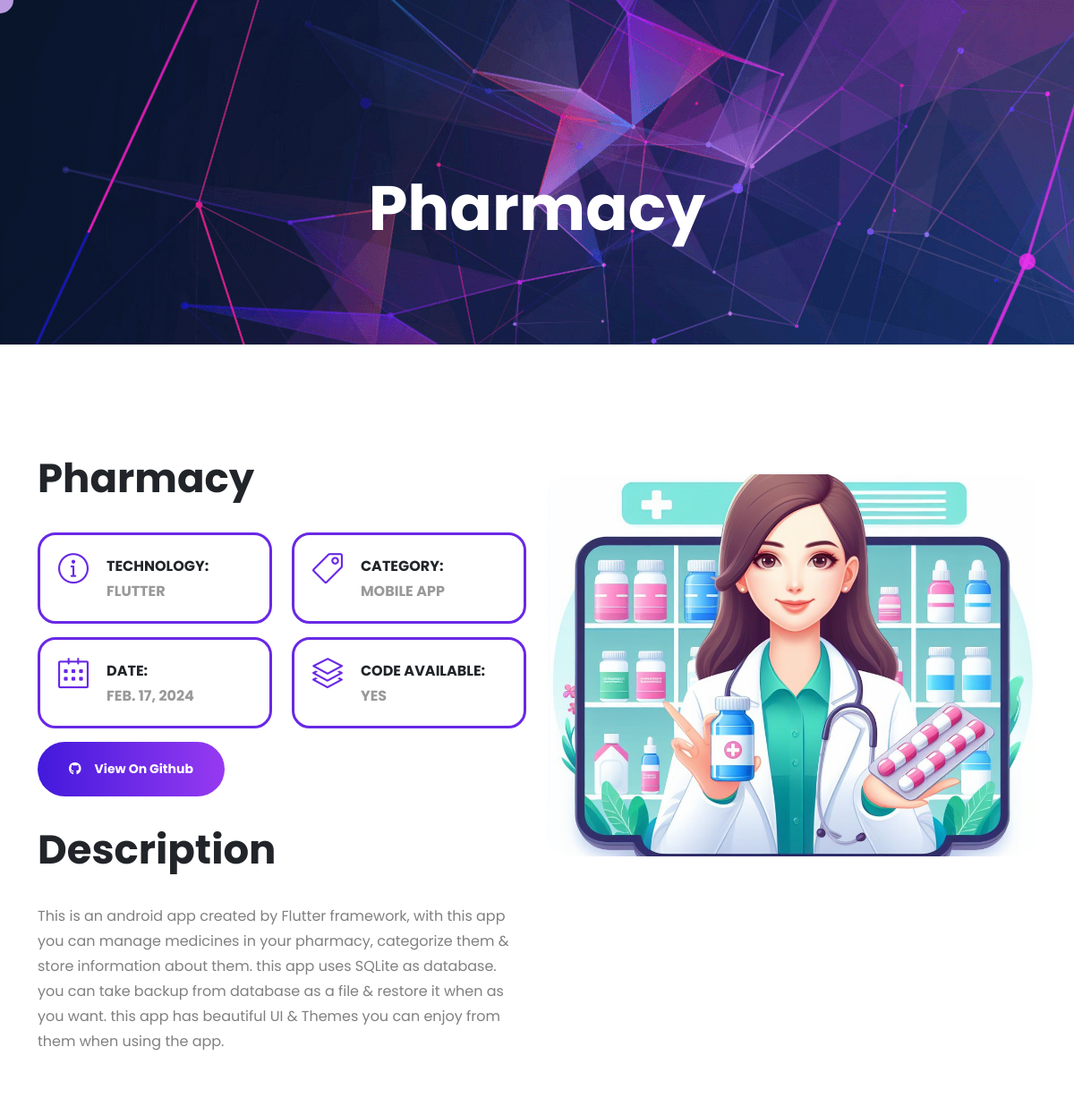
The page /portfolios/pharmacy/ on the database its author committed.
### showcase_module/models.py (models this page shows, shortened)
class WorkShowCaseModel(models.Model):
    title = models.CharField(max_length=200, verbose_name="Title")
    short_description = models.TextField(verbose_name="Short Description")
    image = models.ImageField(upload_to='images/works',null=True, blank=True, verbose_name="Banner Image")
    date = models.DateField(null=True, blank=True, verbose_name='Creation Date')
    description = models.TextField(null=True, blank=True, verbose_name="Explain More About Project")
    link = models.URLField(max_length=300, null=True, blank=True, verbose_name="Project Url")
    main_technology = models.CharField(max_length=200, null=True, blank=True, verbose_name="Project Main Technology")
    category = models.ForeignKey(WorkCategory, on_delete=models.CASCADE, null=True, blank=True, verbose_name="Category")
    slug = models.SlugField(null=False, db_index=True, unique=True, blank=True, max_length=200, verbose_name='Slug')
    is_active = models.BooleanField(default=False, verbose_name="Is Active")
    class Meta:
        db_table = "work_show_case"
        verbose_name = "Work Show Case"
        verbose_name_plural = "Work Show Cases"

class WorkCategory(models.Model):
    name = models.CharField(max_length=300, verbose_name="Category Name")
    is_active = models.BooleanField(default=False, verbose_name="Is Active")
    def __str__(self):
        return self.name
    class Meta:
        db_table = "work_category"
        verbose_name = "Work Category"
        verbose_name_plural = "Work Categories"

### portfolios/views.py (the view)
# urls.py: path('<slug:slug>/', views.PortfolioDetails.as_view(), name='portfolio-detail'),
class PortfolioDetails(DetailView):
    template_name = 'portfolios/portfolio-details.html'
    model = WorkShowCaseModel
    def get_context_data(self, **kwargs):
        context = super().get_context_data(**kwargs)
        return context

### portfolios/templates/portfolios/portfolio-details.html (shortened to what this page needs)
{% extends "base.html" %}
{% load static %}
{% load thumbnail %}
{% block body %}
<section id="particles-js" class="blog-detail pattern gap" style="background-image: url({% static 'img/footer.png' %})">
	<div class="container">
		<div class="blog-detail-data gap no-bottom">
			<h2 data-aos="fade-up"  data-aos-delay="200" data-aos-duration="300">{{object.title}}</h2>
		</div>
	</div>
</section>
<section class="blog-details-one gap no-bottom">
	<div class="container">
		<div class="row">
			<div class="col-lg-6" data-aos="fade-up"  data-aos-delay="200" data-aos-duration="300">
				<div class="photography portfolio-two">
					<h3>{{object.title}}</h3>
					  <ul class="client-info">
						   <li class="client-data">
								<i class="icon-info"></i>
								<div>
									<h4>Technology:</h4>
									<h6>{{object.main_technology}}</h6>
								</div>
							</li>
							<li class="client-data">
								<i class="icon-tag"></i>
								<div>
									<h4>Category:</h4>
									<h6>{{object.category}}</h6>
								</div>
							</li>
							<li class="client-data">
								<i class="icon-calendar"></i>
								<div>
									<h4>Date:</h4>
									<h6>{{object.date}}</h6>
								</div>
							</li>
							<li class="client-data">
								<i class="icon-layers"></i>
								<div>
									<h4>Code Available:</h4>
									<h6>{% if object.link %} Yes {% else %} No {% endif %}</h6>
								</div>
							</li>
							{% if object.link %}
							<a href="{{object.link}}" class="magic-hover magic-hover__square button load button--moema button--text-thick button--text-upper button--size-s" target="_blank"><i class="fa-brands fa-github"></i>View on Github</a>
							{% endif %}
					  </ul>
					  <h3>Description</h3>
					  <p>{{object.description}}</p>
					 <div class="provide portfolio-data">
				</div>
				</div>
			</div>
			<div class="col-lg-6" data-aos="fade-up"  data-aos-delay="300" data-aos-duration="400">
				<div class="img-data-portfolio img-size-one hover06">
					<figure>
						{% thumbnail object.image "366x261" crop="center" as im %}
                    		<img src="{{ im.url }}" />
                		{% endthumbnail %}
					</figure>
				</div>
				</div>
			</div>
		</div>
</section>
{% endblock body %}

### static/css/magic-mouse.css (style rules this page uses)
body .magic-hover { transition: all 0.2s; }

### static/css/responsive.css (style rules this page uses)
@media (max-width: 1400px) { .blog-detail-data { padding: 80px 0; padding-bottom: 0; } }
@media (max-width: 1400px) { .button--moema { font-size: 14px; } }
@media (max-width: 1400px) { li.client-data h6 { line-height: 26px; } }
@media (max-width: 1400px) { li.client-data:not(:last-child):after { width: 285px; } }
@media (max-width: 1200px) { li.client-data:not(:last-child):after { width: 385px; } }
@media (max-width: 1200px) { .provide { width: 58%; top: 5%; } }
@media (max-width: 1200px) { .button--moema { padding: 20px 35px; } }

### static/css/color.css (style rules this page uses)
.my-resume .education h5,.fun-facts h2, .fun-facts span, .contact-info a, .happy-satisfied h2,.meta-links li a:hover, .hello-im a,.recent-data h6, ul.tage h4,.previews a,.one-comment span, .marker span,li.client-data i,.provide li i,.svg-img i { color: var(--color-theme); }

### rows shown on the page
WorkShowCaseModel: title "Pharmacy", main_technology "FLUTTER", category "MOBILE APP", date "FEB. 17, 2024", description "This is an android app created by Flutter framework, with this app you can manage medicines in your pharmacy, categorize them & store information about them. this app uses SQLite as database. you can take backup from database as a file & restore it when as you want. this app has beautiful UI & Themes you can enjoy from them when using the app."
